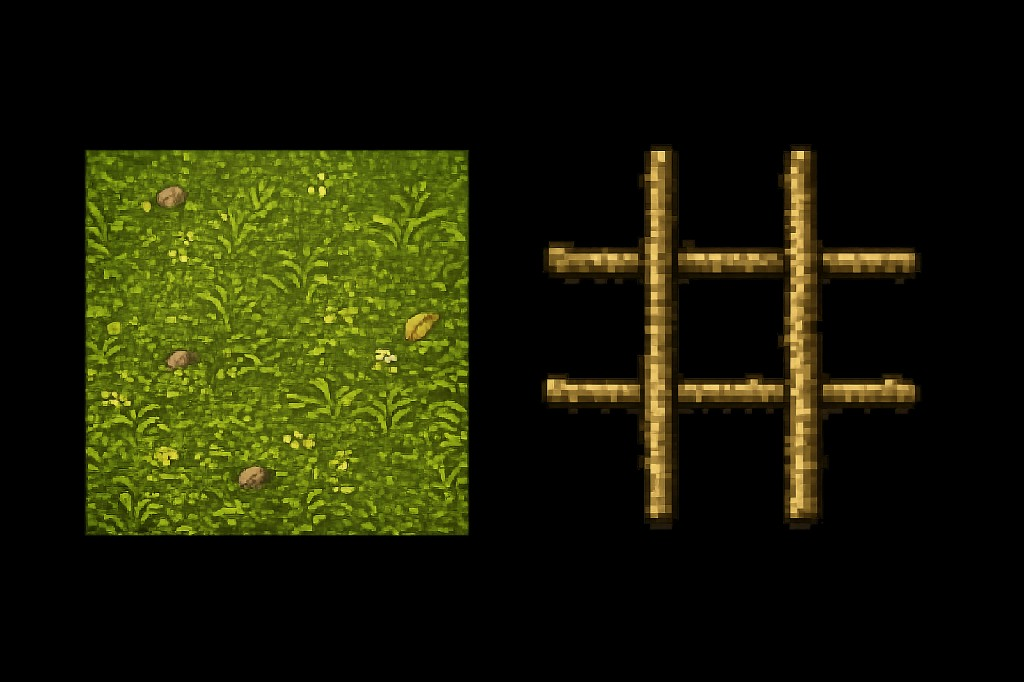
#> input picture GameBase/assets/tictactoe_bg_elements_source.png, 1024 x 682 px, found by its file name
$ python generate_grass_tile.py
#> lines starting #> are read from the running program, lines starting #| are printed output that depends on the picture
### GameBase/tools/png_to_spritesheet.py
#!/usr/bin/env python3
"""Convert a PNG to a PROGMEM sprite sheet header with optional region metadata."""

import argparse
import os
import sys

try:
    from PIL import Image
except ImportError:
    print("Pillow is required: pip install pillow", file=sys.stderr)
    sys.exit(1)

sys.path.insert(0, os.path.dirname(__file__))
from sprite_encoding import (  # noqa: E402
    choose_bpp,
    encode_sheet,
    format_u8_array,
    preview_stats,
    rasterize_sheet,
    rgb_to_rgb565,
    write_asset_header,
    write_legacy_header,
)


# [8 lines left out: function is_opaque_pixel, not called in this run]


def is_outline_pixel(r, g, b, a):
    return a >= 20 and r < 140 and g < 140 and b < 140


# [55 lines left out: functions flood_fill_digits, load_processed_image, not called in this run]


def image_to_sheet(path_or_image, transparent_rgb=None, fill_digits=False, regions=None):
    if isinstance(path_or_image, Image.Image):
        image = path_or_image.convert("RGBA")
    else:
        image = load_processed_image(path_or_image, transparent_rgb, fill_digits, regions)
    width, height = image.size
    colors, opaque_grid = rasterize_sheet(image, transparent_rgb)

    bitmap = []
    mask_rows = []
    for y in range(height):
        row_bits = []
        for x in range(width):
            bitmap.append(colors[y][x] if opaque_grid[y][x] else 0xFFFF)
            row_bits.append("1" if opaque_grid[y][x] else "0")
        for i in range(0, width, 8):
            chunk = row_bits[i : i + 8]
            while len(chunk) < 8:
                chunk.append("0")
            mask_rows.append(int("".join(chunk), 2))

    return width, height, bitmap, mask_rows


def format_array(values, per_line=12):
    lines = []
    for i in range(0, len(values), per_line):
        chunk = values[i : i + per_line]
        lines.append("  " + ", ".join(f"0x{v:04X}" for v in chunk) + ",")
    return "\n".join(lines)


def write_header(
    output_path,
    name,
    width,
    height,
    bitmap,
    mask_rows,
    regions=None,
):
    guard = f"_{name.upper()}_H_"
    with open(output_path, "w", encoding="utf-8") as f:
        f.write(f"#ifndef {guard}\n#define {guard}\n#include <Arduino.h>\n\n")
        f.write(f"#define {name.upper()}_WIDTH {width}\n")
        f.write(f"#define {name.upper()}_HEIGHT {height}\n\n")
        f.write(f"const unsigned short {name}[{len(bitmap)}] PROGMEM={{\n")
        f.write(format_array(bitmap))
        f.write("\n};\n\n")
        f.write(f"const uint8_t {name}Mask[{len(mask_rows)}] PROGMEM={{\n")
        f.write(format_u8_array(mask_rows, per_line=16))
        f.write("\n};\n")

        if regions:
            f.write(f"\nstatic const SpriteSheetRegion {name}Regions[] PROGMEM = {{\n")
            for label, x, y, w, h in regions:
                f.write(f"  {{ {x}, {y}, {w}, {h} }}, // {label}\n")
            f.write("};\n")

        f.write(f"\n#endif\n")


# [91 lines left out: function main, not called in this run]


# [2 lines that do not run on import are left out]

### GameBase/tools/sprite_encoding.py
"""Shared sprite encoding and PROGMEM header generation for GameBase tools."""

from __future__ import annotations

from dataclasses import dataclass
from typing import Iterable, List, Optional, Sequence, Tuple

try:
    from PIL import Image
except ImportError:
    Image = None  # type: ignore

Color = Tuple[int, int, int]
Region = Tuple[str, int, int, int, int]


def rgb_to_rgb565(r: int, g: int, b: int) -> int:
    return ((r & 0xF8) << 8) | ((g & 0xFC) << 3) | (b >> 3)


# [5 lines left out: function rgb565_to_rgb, not called in this run]


def is_opaque_pixel(r: int, g: int, b: int, a: int, transparent_rgb: Optional[Color]) -> bool:
    if a < 20:
        return False
    if transparent_rgb is not None:
        tr, tg, tb = transparent_rgb
        if abs(r - tr) <= 12 and abs(g - tg) <= 12 and abs(b - tb) <= 12:
            return False
    return True


# [6 lines left out: function max_palette_size, not called in this run]


@dataclass
class EncodedSheet:
    bpp: int
    sheet_width: int
    sheet_height: int
    palette: List[int]
    pixels: List[int]
    mask_rows: List[int]
    regions: List[Region]
    preview: Optional[Image.Image]


# [163 lines left out: functions nearest_palette_index, build_palette_from_colors, quantize_palette, choose_bpp, resolve_palette, pack_mask_row and 4 more, not called in this run]


def rasterize_sheet(
    sheet: Image.Image,
    transparent_rgb: Optional[Color],
) -> Tuple[List[List[int]], List[List[bool]]]:
    width, height = sheet.size
    pixels = sheet.load()
    colors: List[List[int]] = []
    opaque_grid: List[List[bool]] = []
    for y in range(height):
        row_colors: List[int] = []
        row_opaque: List[bool] = []
        for x in range(width):
            r, g, b, a = pixels[x, y]
            opaque = is_opaque_pixel(r, g, b, a, transparent_rgb)
            row_colors.append(rgb_to_rgb565(r, g, b))
            row_opaque.append(opaque)
        colors.append(row_colors)
        opaque_grid.append(row_opaque)
    return colors, opaque_grid


# [97 lines left out: functions encode_raster, encode_sheet, compose_sheet, format_u16_array, not called in this run]


def format_u8_array(values: Sequence[int], per_line: int = 16) -> str:
    lines = []
    for i in range(0, len(values), per_line):
        chunk = values[i : i + per_line]
        lines.append("  " + ", ".join(f"0x{v:02X}" for v in chunk) + ",")
    return "\n".join(lines)


# [119 lines left out: functions write_legacy_header, write_asset_header, write_header, preview_stats, not called in this run]

### GameBase/tools/generate_grass_tile.py
#!/usr/bin/env python3
"""Crop a small 50x50 grass tile for use as a repeating (tiled) background.

Cropped from a clean, rock/leaf-free patch of the grass reference. The raw
crop is made seamless with the classic offset-and-feather trick so that when
the scene repeats it across X and Y there are no hard seams. Emits a tiny
PROGMEM header (50x50 = ~5 KB) that replaces the ~150 KB full-screen
image_tictactoe_bg.h.
"""

import os
import sys

sys.path.insert(0, os.path.dirname(__file__))
from png_to_spritesheet import image_to_sheet, write_header

from PIL import Image

SOURCE = "assets/tictactoe_bg_elements_source.png"
OUTPUT_PNG = "assets/grass_tile_preview.png"
OUTPUT_HEADER = "src/image_grass_tile.h"
TILE = 50
# Clean green patch located in the grass reference (see generate notes).
CROP = (190, 150, 190 + 120, 150 + 120)


def make_seamless(img):
    """Offset by half, then feather the cross seam with a mirrored blend."""
    w, h = img.size
    ox, oy = w // 2, h // 2
    offset = Image.new("RGB", (w, h))
    offset.paste(img.crop((w - ox, h - oy, w, h)), (0, 0))
    offset.paste(img.crop((0, h - oy, w - ox, h)), (ox, 0))
    offset.paste(img.crop((w - ox, 0, w, h - oy)), (0, oy))
    offset.paste(img.crop((0, 0, w - ox, h - oy)), (ox, oy))

    # Blend the seam cross with the mirror of the original to soften it.
    mirror = offset.transpose(Image.FLIP_LEFT_RIGHT).transpose(Image.FLIP_TOP_BOTTOM)
    px = offset.load()
    mx = mirror.load()
    feather = 10
    for y in range(h):
        for x in range(w):
            dx = min(abs(x - ox), feather)
            dy = min(abs(y - oy), feather)
            near = min(feather - dx, feather - dy)
            if near <= 0:
                continue
            t = near / feather * 0.5
            r, g, b = px[x, y]
            mr, mg, mb = mx[x, y]
            px[x, y] = (int(r * (1 - t) + mr * t),
                        int(g * (1 - t) + mg * t),
                        int(b * (1 - t) + mb * t))
    return offset


def main():
    if not os.path.exists(SOURCE):
        raise SystemExit(f"Missing source: {SOURCE}")

    src = Image.open(SOURCE).convert("RGB")
#> src is the input picture: PIL image 1024x682 RGB; mean R, G, B 27.7, 29.7, 6.1
    patch = src.crop(CROP)
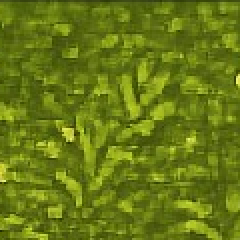
#> patch: PIL image 120x120 RGB (shown 2 times larger); mean R, G, B 103.7, 121.7, 20
    patch = make_seamless(patch)
#> in make_seamless, `offset = Image.new("RGB", (w, h))`: offset: PIL image 120x120 RGB; every value is 0
#> in make_seamless, `offset.paste(img.crop((w - ox, h - oy, w, h)), (0, 0))`:
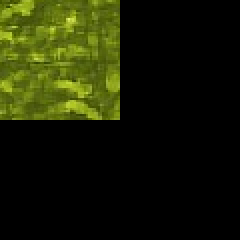
#> offset: PIL image 120x120 RGB (shown 2 times larger); mean R, G, B 25.8, 30.1, 5
#> in make_seamless, `offset.paste(img.crop((0, h - oy, w - ox, h)), (ox, 0))`:
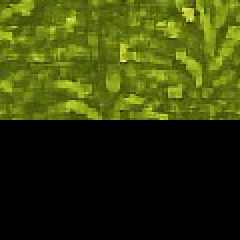
#> offset: PIL image 120x120 RGB (shown 2 times larger); mean R, G, B 53.3, 62, 10.4
#> in make_seamless, `offset.paste(img.crop((w - ox, 0, w, h - oy)), (0, oy))`:
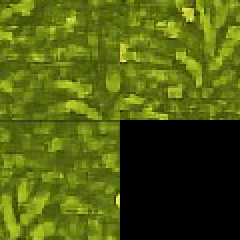
#> offset: PIL image 120x120 RGB (shown 2 times larger); mean R, G, B 79.5, 92.9, 15.5
#> in make_seamless, `offset.paste(img.crop((0, 0, w - ox, h - oy)), (ox, oy))`:
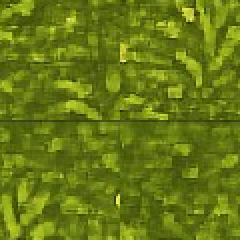
#> offset: PIL image 120x120 RGB (shown 2 times larger); mean R, G, B 103.7, 121.7, 20
#> in make_seamless, `mirror = offset.transpose(Image.FLIP_LEFT_RIGHT).transpose(Image.FLIP_..`:
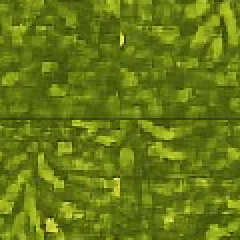
#> mirror: PIL image 120x120 RGB (shown 2 times larger); mean R, G, B 103.7, 121.7, 20
    tile = patch.resize((TILE, TILE), Image.Resampling.LANCZOS)

    os.makedirs(os.path.dirname(OUTPUT_PNG), exist_ok=True)
    # Save a 5x5 tiled preview so seams are easy to spot.
    preview = Image.new("RGB", (TILE * 5, TILE * 5))
#> preview: PIL image 250x250 RGB; every value is 0
    for gy in range(5):
        for gx in range(5):
            preview.paste(tile, (gx * TILE, gy * TILE))
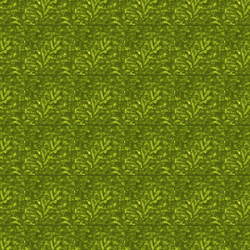
#> preview: PIL image 250x250 RGB; mean R, G, B 103.7, 121.7, 20
    preview.save(OUTPUT_PNG)

    width, height, bitmap, mask_rows = image_to_sheet(tile)
#> after the loop in rasterize_sheet, `for y in range(height):`: colors = 50 items
#> after the loop in image_to_sheet, `for y in range(height):`: bitmap = 2500 values, max 57130 at index 189, min 14944 at index 205, mean 26628.4; mask_rows = 350 values, max 255 at index 0, min 192 at index 6, mean 246
#> width = 50; height = 50
    write_header(OUTPUT_HEADER, "grass_tile", width, height, bitmap, mask_rows)
#> the loop in format_array, `for i in range(0, len(values), per_line):` made 209 passes
#> i on passes 2 to 4: 12, 24, 36
#> after the loop in format_array, `for i in range(0, len(values), per_line):`: lines = 209 items
#> the loop in format_u8_array, `for i in range(0, len(values), per_line):` made 22 passes
#> i on passes 2 to 13: 16, 32, 48, 64, 80, 96, 112, 128, 144, 160, 176, 192
#> after the loop in format_u8_array, `for i in range(0, len(values), per_line):`: lines = 22 items
    print("Generated", OUTPUT_HEADER)
    print("Generated", OUTPUT_PNG)


if __name__ == "__main__":
    main()
